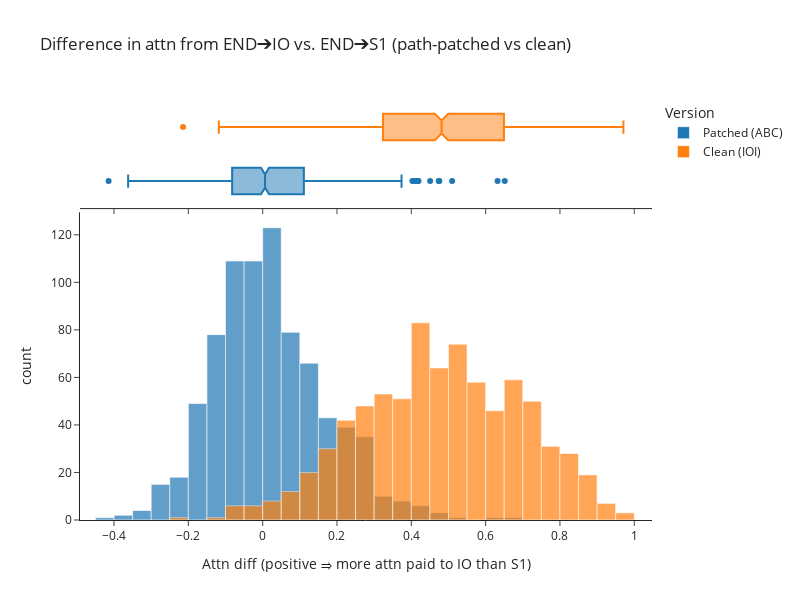

Notebook code for this chart:
### Code cell
results_patched, results_clean = get_nnmh_patching_patterns(neg_nmh = (11, 10))

hist(
    [results_patched, results_clean],
    labels={"variable": "Version", "value": "Attn diff (positive ⇒ more attn paid to IO than S1)"},
    title="Difference in attn from END➔IO vs. END➔S1 (path-patched vs clean)",
    names=["Patched (ABC)", "Clean (IOI)"],
    width=800,
    height=600,
    opacity=0.7,
    marginal="box",
    template="simple_white"
)

### Figure 1 — Plotly figure (JSON) as saved in the notebook; plotly's stock layout.template omitted (floating-point values rounded to 4 significant figures; data arrays with more than 128 entries replaced by an {"elided": "..."} marker saying what was removed)
{"data": [{"alignmentgroup": "True", "bingroup": "x", "hovertemplate": "Version=wide_variable_0<br>Attn diff (positive ⇒ more attn paid to IO than S1)=%{x}<br>count=%{y}<extra></extra>", "legendgroup": "wide_variable_0", "marker": {"color": "#1F77B4", "opacity": 0.7, "pattern": {"shape": ""}}, "name": "Patched (ABC)", "offsetgroup": "wide_variable_0", "orientation": "v", "showlegend": true, "type": "histogram", "x": {"elided": "800 float values"}, "xaxis": "x", "yaxis": "y"}, {"alignmentgroup": "True", "hovertemplate": "Version=wide_variable_0<br>Attn diff (positive ⇒ more attn paid to IO than S1)=%{x}<extra></extra>", "legendgroup": "wide_variable_0", "marker": {"color": "#1F77B4"}, "name": "Patched (ABC)", "notched": true, "offsetgroup": "wide_variable_0", "showlegend": false, "type": "box", "x": {"elided": "800 float values"}, "xaxis": "x2", "yaxis": "y2"}, {"alignmentgroup": "True", "bingroup": "x", "hovertemplate": "Version=wide_variable_1<br>Attn diff (positive ⇒ more attn paid to IO than S1)=%{x}<br>count=%{y}<extra></extra>", "legendgroup": "wide_variable_1", "marker": {"color": "#FF7F0E", "opacity": 0.7, "pattern": {"shape": ""}}, "name": "Clean (IOI)", "offsetgroup": "wide_variable_1", "orientation": "v", "showlegend": true, "type": "histogram", "x": {"elided": "800 float values"}, "xaxis": "x", "yaxis": "y"}, {"alignmentgroup": "True", "hovertemplate": "Version=wide_variable_1<br>Attn diff (positive ⇒ more attn paid to IO than S1)=%{x}<extra></extra>", "legendgroup": "wide_variable_1", "marker": {"color": "#FF7F0E"}, "name": "Clean (IOI)", "notched": true, "offsetgroup": "wide_variable_1", "showlegend": false, "type": "box", "x": {"elided": "800 float values"}, "xaxis": "x2", "yaxis": "y2"}], "layout": {"bargap": 0, "barmode": "overlay", "height": 600, "legend": {"title": {"text": "Version"}, "tracegroupgap": 0}, "title": {"text": "Difference in attn from END➔IO vs. END➔S1 (path-patched vs clean)"}, "width": 800, "xaxis": {"anchor": "y", "domain": [0, 1], "title": {"text": "Attn diff (positive ⇒ more attn paid to IO than S1)"}}, "xaxis2": {"anchor": "y2", "domain": [0, 1], "matches": "x", "showticklabels": false}, "yaxis": {"anchor": "x", "domain": [0, 0.7326], "title": {"text": "count"}}, "yaxis2": {"anchor": "x2", "domain": [0.7426, 1], "matches": "y2", "showline": false, "showticklabels": false, "ticks": ""}}}
